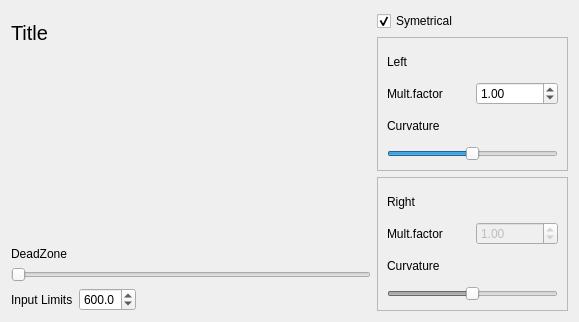
<?xml version="1.0" encoding="UTF-8"?>
<ui version="4.0">
 <class>SCurveForm</class>
 <widget class="QWidget" name="SCurveForm">
  <property name="geometry">
   <rect>
    <x>0</x>
    <y>0</y>
    <width>579</width>
    <height>322</height>
   </rect>
  </property>
  <property name="windowTitle">
   <string>Form</string>
  </property>
  <layout class="QVBoxLayout" name="verticalLayout_4">
   <item>
    <layout class="QHBoxLayout" name="horizontalLayout_2">
     <item>
      <layout class="QVBoxLayout" name="verticalLayout">
       <item>
        <widget class="QLabel" name="SCTitle">
         <property name="font">
          <font>
           <pointsize>15</pointsize>
          </font>
         </property>
         <property name="text">
          <string>Title</string>
         </property>
        </widget>
       </item>
       <item>
        <widget class="QWidget" name="SCView" native="true">
         <property name="minimumSize">
          <size>
           <width>360</width>
           <height>180</height>
          </size>
         </property>
        </widget>
       </item>
       <item>
        <layout class="QHBoxLayout" name="horizontalLayout_4">
         <item>
          <layout class="QVBoxLayout" name="verticalLayout_3">
           <item>
            <widget class="QLabel" name="label_6">
             <property name="text">
              <string>DeadZone</string>
             </property>
            </widget>
           </item>
           <item>
            <widget class="QSlider" name="SCDeadZone">
             <property name="maximum">
              <number>100</number>
             </property>
             <property name="orientation">
              <enum>Qt::Horizontal</enum>
             </property>
            </widget>
           </item>
           <item>
            <layout class="QHBoxLayout" name="horizontalLayout_6">
             <item>
              <widget class="QLabel" name="label_2">
               <property name="text">
                <string>Input Limits</string>
               </property>
              </widget>
             </item>
             <item>
              <widget class="QDoubleSpinBox" name="SCInputLimits">
               <property name="decimals">
                <number>1</number>
               </property>
               <property name="minimum">
                <double>1.000000000000000</double>
               </property>
               <property name="maximum">
                <double>999.899999999999977</double>
               </property>
               <property name="value">
                <double>600.000000000000000</double>
               </property>
              </widget>
             </item>
             <item>
              <spacer name="horizontalSpacer_2">
               <property name="orientation">
                <enum>Qt::Horizontal</enum>
               </property>
               <property name="sizeHint" stdset="0">
                <size>
                 <width>40</width>
                 <height>20</height>
                </size>
               </property>
              </spacer>
             </item>
            </layout>
           </item>
          </layout>
         </item>
        </layout>
       </item>
      </layout>
     </item>
     <item>
      <layout class="QVBoxLayout" name="verticalLayout_8">
       <item>
        <widget class="QCheckBox" name="SCSymetrical">
         <property name="text">
          <string>Symetrical</string>
         </property>
         <property name="checked">
          <bool>true</bool>
         </property>
        </widget>
       </item>
       <item>
        <widget class="QFrame" name="frame_2">
         <property name="frameShape">
          <enum>QFrame::StyledPanel</enum>
         </property>
         <property name="frameShadow">
          <enum>QFrame::Raised</enum>
         </property>
         <layout class="QVBoxLayout" name="verticalLayout_6">
          <item>
           <layout class="QVBoxLayout" name="verticalLayout_7">
            <item>
             <widget class="QLabel" name="SCLeftLabel">
              <property name="text">
               <string>Left</string>
              </property>
             </widget>
            </item>
            <item>
             <layout class="QHBoxLayout" name="horizontalLayout_3">
              <item>
               <widget class="QLabel" name="label_9">
                <property name="text">
                 <string>Mult.factor</string>
                </property>
               </widget>
              </item>
              <item>
               <widget class="QDoubleSpinBox" name="SCLeftFactor">
                <property name="minimum">
                 <double>0.000000000000000</double>
                </property>
                <property name="maximum">
                 <double>10000.000000000000000</double>
                </property>
                <property name="singleStep">
                 <double>0.500000000000000</double>
                </property>
                <property name="value">
                 <double>1.000000000000000</double>
                </property>
               </widget>
              </item>
             </layout>
            </item>
            <item>
             <widget class="QLabel" name="label_10">
              <property name="text">
               <string>Curvature</string>
              </property>
             </widget>
            </item>
            <item>
             <widget class="QSlider" name="SCLeftCurv">
              <property name="maximum">
               <number>100</number>
              </property>
              <property name="value">
               <number>50</number>
              </property>
              <property name="orientation">
               <enum>Qt::Horizontal</enum>
              </property>
             </widget>
            </item>
           </layout>
          </item>
         </layout>
        </widget>
       </item>
       <item>
        <widget class="QFrame" name="frame">
         <property name="frameShape">
          <enum>QFrame::StyledPanel</enum>
         </property>
         <property name="frameShadow">
          <enum>QFrame::Raised</enum>
         </property>
         <layout class="QVBoxLayout" name="verticalLayout_5">
          <item>
           <layout class="QVBoxLayout" name="verticalLayout_2">
            <item>
             <widget class="QLabel" name="SCRightLabel">
              <property name="text">
               <string>Right</string>
              </property>
             </widget>
            </item>
            <item>
             <layout class="QHBoxLayout" name="horizontalLayout">
              <item>
               <widget class="QLabel" name="label">
                <property name="text">
                 <string>Mult.factor</string>
                </property>
               </widget>
              </item>
              <item>
               <widget class="QDoubleSpinBox" name="SCRightFactor">
                <property name="enabled">
                 <bool>false</bool>
                </property>
                <property name="minimum">
                 <double>0.000000000000000</double>
                </property>
                <property name="maximum">
                 <double>10000.000000000000000</double>
                </property>
                <property name="singleStep">
                 <double>0.500000000000000</double>
                </property>
                <property name="value">
                 <double>1.000000000000000</double>
                </property>
               </widget>
              </item>
             </layout>
            </item>
            <item>
             <widget class="QLabel" name="label_3">
              <property name="text">
               <string>Curvature</string>
              </property>
             </widget>
            </item>
            <item>
             <widget class="QSlider" name="SCRightCurv">
              <property name="enabled">
               <bool>false</bool>
              </property>
              <property name="maximum">
               <number>100</number>
              </property>
              <property name="value">
               <number>50</number>
              </property>
              <property name="orientation">
               <enum>Qt::Horizontal</enum>
              </property>
             </widget>
            </item>
           </layout>
          </item>
         </layout>
        </widget>
       </item>
      </layout>
     </item>
    </layout>
   </item>
  </layout>
 </widget>
 <tabstops>
  <tabstop>SCSymetrical</tabstop>
  <tabstop>SCLeftFactor</tabstop>
  <tabstop>SCLeftCurv</tabstop>
  <tabstop>SCRightFactor</tabstop>
  <tabstop>SCRightCurv</tabstop>
  <tabstop>SCDeadZone</tabstop>
 </tabstops>
 <resources/>
 <connections/>
</ui>
